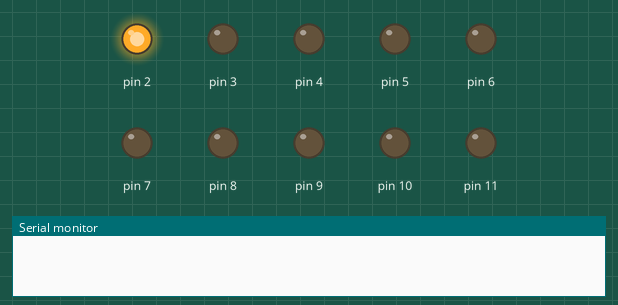
A sketch run on a simulated Arduino Uno, built with avr-gcc and run on an emulated ATmega328P. Shown: output pins drawn as LEDs (lit = HIGH), the last lines printed to the serial monitor.

Above: at 0.05 s.
At 0.35 s:
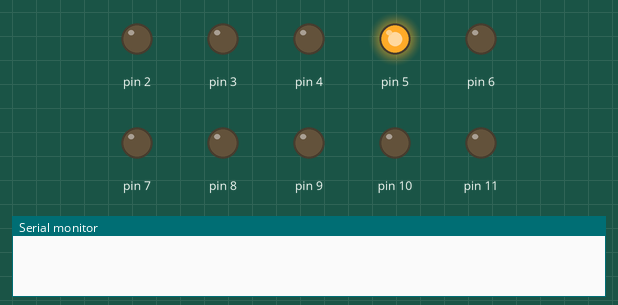
At 0.75 s:
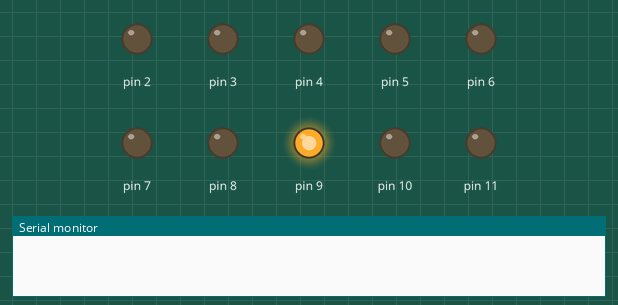
At 1.45 s:
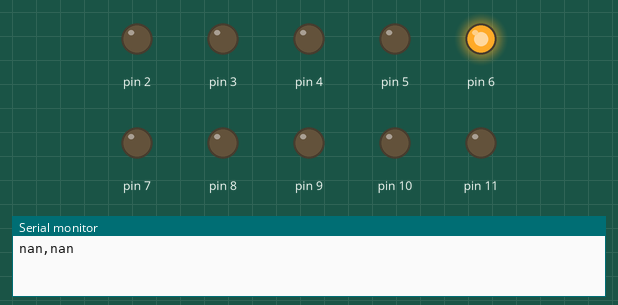
At 2.15 s:
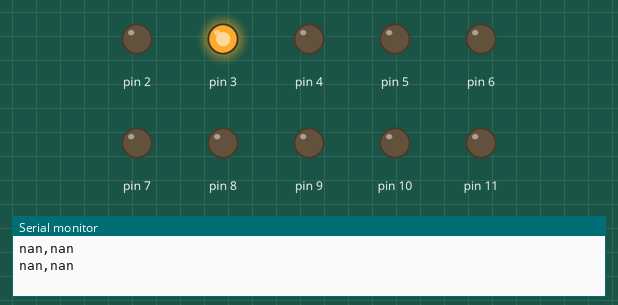
At 2.85 s:
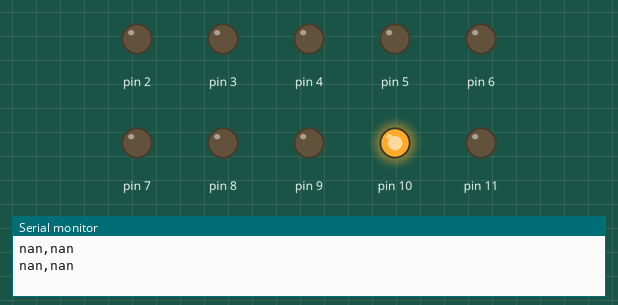
Timing chart, 0 to 3.1 s (numbered marks = the images above):
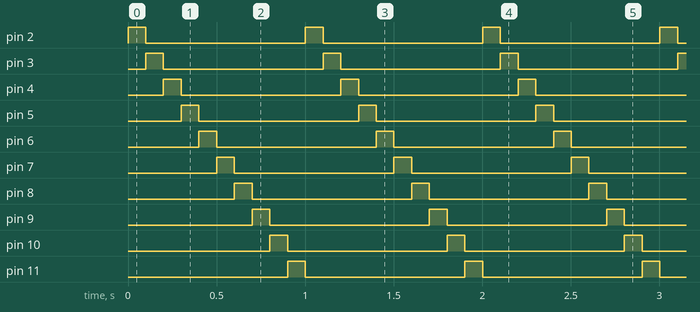

The sketch:

OpenArcadeGun.ino
```cpp
/*
  OpenArcadeGun Version 0.1
  This project aims to write firmware for the Arduino Uno to track an infrared cameras pointing position towards a screen to allow the user to play arcade games.
  This attempts to simulate the popular Sega I/O Gun boards
  Requirements:
    10 x IR LEDs
     1 x DFRobot I2C IR Positional Camera

  Theroy:
    0. The 10 LEDs are placed around the screen in the following pattern:
      x  x  x  x
      x        x
      x  x  x  x
    1. Each LED is flashed in turn, and its position recorded on the camera while its on.
    2. Now that we have the position of each 10 LEDs around the screen, we can attempt to compute the screens size/warp/position from the information we have
    3. Once we have the position of the screen quad, we can attempt to map it to a regular 1x1 square
    4. If we apply this same mapping to the middle of the camera 0.5, then we get the position on the screen that the camera is pointing at.
*/

// Constants:
const int referencePoints = 10; // The amount of points around the screen, clockwise, 0,0 being top left.
const int pointDelayMs = 100;   // The time to wait for before measuring the position of the sensor

// Variables:
int points[referencePoints][2]; // The position of the points around the screen
int quad[4][2]; // The point sof the quad

void setup() {
  Serial.begin(9600);

  /* Setup the LEDs for output */
  for(int i = 2 ; i < referencePoints + 2 ; i++) {
    pinMode(i, OUTPUT);
    digitalWrite(i, LOW);
  }
}

/* Reset all points back to -1 to signal they haven't been found */
void clearPoints() {
  for(int i = 0 ; i < referencePoints ; i++) {
    points[i][0] = -1;
    points[i][1] = -1;
  }
  quad[0][0] = -1;
  quad[0][1] = -1;
  quad[1][0] = -1;
  quad[1][1] = -1;
  quad[2][0] = -1;
  quad[2][1] = -1;
  quad[3][0] = -1;
  quad[3][1] = -1;
}

void loop() {
  clearPoints();
  grabPointData();
  getQuadFromPoints();
  double Qx[4];
  double Qy[4];
  for(int i = 0 ; i < 4 ; i++) {
    Qx[i] = (double) quad[i][0];
    Qy[i] = (double) quad[i][1];
  }
  double screenPoints[2];
  transform(Qx, Qy, 0.5, 0.5, screenPoints);
  sendScreenPoints(screenPoints[0], screenPoints[1]);
}

/* Send the points we beleive the screen to be at through the serial, scaled to 255 */
void sendScreenPoints(double x, double y) {
  Serial.print(x * (double) 255);
  Serial.print(",");
  Serial.println(y * (double) 255);
}

/* Attempt to get the surrounding quad from all the points in different ways*/
void getQuadFromPoints() {
  // Check if we have the entire square
  if(points[0][0] != -1 && points[2][0] != -1 && points[5][0] != -1 && points[7][0] != -1) {
    quad[0][0] = points[0][0];
    quad[0][1] = points[0][1];
    quad[1][0] = points[2][0];
    quad[1][1] = points[2][1];
    quad[2][0] = points[5][0];
    quad[2][1] = points[5][1];
    quad[3][0] = points[7][0];
    quad[3][1] = points[7][1];
    return;
  }

  // Check if we have the left sub square

  // Check if we have the middle sub square vertical

  // Check if we have the right sub square

  // Check if we have the top sub square

  // Check if we have the middle horizontal sub square

  // Check if we have the bottom sub square

  // Check if we have the top left triangle

  // Check if we have the bottom left triangle

  // Check if we have the top right triangle

  // Check if we have the bottom right triangle
}

/* Go through each LED and flash them in turn recording their position */
void grabPointData() {
  for(int i = 2 ; i < referencePoints + 2 ; i++) {
    digitalWrite(i, HIGH);
    delay(pointDelayMs);
    int capturedPoints[2];
    capturePoint(capturedPoints);
    points[i][0] = capturedPoints[0];
    points[i][1] = capturedPoints[1];
    digitalWrite(i, LOW);
  }
}

/* Capture the point from I2C */
void capturePoint(int* capturePoints) {
  capturePoints[0] = 0;
  capturePoints[1] = 0;
}

/* Transform X and Y to a unit square between 0 -> 1, for the warped quad defined in Qx, Qy */
void transform(double Qx[], double Qy[], double x, double y, double* output) {
  double ax = (x - Qx[0]) + (Qx[1] - Qx[0]) * (y - Qy[0]) / (Qy[0] - Qy[1]);
  double a3x = (Qx[3] - Qx[0]) + (Qx[1] - Qx[0]) * (Qy[3] - Qy[0]) / (Qy[0] - Qy[1]);
  double a2x = (Qx[2] - Qx[0]) + (Qx[1] - Qx[0]) * (Qy[2] - Qy[0]) / (Qy[0] - Qy[1]);
  double ay = (y - Qy[0]) + (Qy[3] - Qy[0]) * (x - Qx[0]) / (Qx[0] - Qx[3]);
  double a1y = (Qy[1] - Qy[0]) + (Qy[3] - Qy[0]) * (Qx[1] - Qx[0]) / (Qx[0] - Qx[3]);
  double a2y = (Qy[2] - Qy[0]) + (Qy[3] - Qy[0]) * (Qx[2] - Qx[0]) / (Qx[0] - Qx[3]);
  double bx = x * y - Qx[0] * Qy[0] + (Qx[1] * Qy[1] - Qx[0] * Qy[0]) * (y - Qy[0]) / (Qy[0] - Qy[1]);
  double b3x = Qx[3] * Qy[3] - Qx[0] * Qy[0] + (Qx[1] * Qy[1] - Qx[0] * Qy[0]) * (Qy[3] - Qy[0]) / (Qy[0] - Qy[1]);
  double b2x = Qx[2] * Qy[2] - Qx[0] * Qy[0] + (Qx[1] * Qy[1] - Qx[0] * Qy[0]) * (Qy[2] - Qy[0]) / (Qy[0] - Qy[1]);
  double by = x * y - Qx[0] * Qy[0] + (Qx[3] * Qy[3] - Qx[0] * Qy[0]) * (x - Qx[0]) / (Qx[0] - Qx[3]);
  double b1y = Qx[1] * Qy[1] - Qx[0] * Qy[0] + (Qx[3] * Qy[3] - Qx[0] * Qy[0]) * (Qx[1] - Qx[0]) / (Qx[0] - Qx[3]);
  double b2y = Qx[2] * Qy[2] - Qx[0] * Qy[0] + (Qx[3] * Qy[3] - Qx[0] * Qy[0]) * (Qx[2] - Qx[0]) / (Qx[0] - Qx[3]);
  output[0] = (ax / a3x) + (1.0 - a2x / a3x) * (bx - b3x * ax / a3x) / (b2x - b3x * a2x / a3x);
  output[1] = (ay / a1y) + (1.0 - a2y / a1y) * (by - b1y * ay / a1y) / (b2y - b1y * a2y / a1y);
}
```

Measured:
- by itself, pin 2–11: alternates HIGH for 0.10 s and LOW for 0.90 s
- by itself, everything shown: repeats every 1.0 s, in 10 steps
